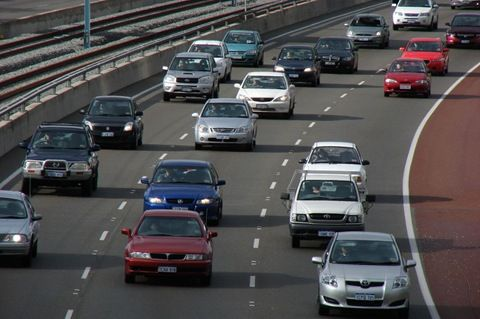
//> input picture Fagrapport/src/car_detection/cars1.jpg, 480 x 319 px, given in place of the camera
$ ./main   (built with g++ and OpenCV 4)
//> lines starting //> are read from the running program, lines starting //| are printed output that depends on the picture; after the words box and inside, x2 and y2 are one past the last pixel; in counts of white or black regions, pixels touching at a corner belong together

#include <sstream>
#include <string>
#include <iostream>
#include <opencv/cv.h>
#include <opencv/highgui.h>

using namespace cv;

// Global settings for whether the object is found
bool OBJECT_FOUND = false;
// Dimensions
const int FRAME_WIDTH = 640;
const int FRAME_HEIGHT = 480;
const int MAX_NUM_OBJECTS = 50;
const int MIN_OBJECT_AREA = 20*20;
const int MAX_OBJECT_AREA = FRAME_HEIGHT*FRAME_WIDTH/1.5;
// Counter for how many ms has passed
int MS_PASSED = 0;
// Tolerance limits
const int RIG_MOVE = 100; // pixels from the screen edge
bool OBJECT_IN_BOX = false;
// Servo angles
int SERVO_A = 90;
int SERVO_B = 90;
// initial min and max HSV filter values. these will be changed using trackbars.
// Decent values for tracking a red object;
// H: 0/249 S: 99/200 V: 62/122
int H_MIN = 0;
int H_MAX = 249;
int S_MIN = 99;
int S_MAX = 200;
int V_MIN = 62;
int V_MAX = 122;
// Window names
const string windowOriginal = "Original Image";
const string windowHSV = "HSV Image";
const string windowThreshold = "Threshold Image";
const string windowMorph = "After Morphological Operations";
const string trackbarWindowName = "Trackbars";

void on_trackbar( int sliderNewValue, void* object ) {
}

void createTrackbars() {

    namedWindow(trackbarWindowName, 0);

    //create memory to store trackbar name on window
    char TrackbarName[50];
    sprintf( TrackbarName, "H_MIN");
    sprintf( TrackbarName, "H_MAX");
    sprintf( TrackbarName, "S_MIN");
    sprintf( TrackbarName, "S_MAX");
    sprintf( TrackbarName, "V_MIN");
    sprintf( TrackbarName, "V_MAX");

    createTrackbar( "H_MIN", trackbarWindowName, &H_MIN, H_MAX, on_trackbar );
    createTrackbar( "H_MAX", trackbarWindowName, &H_MAX, H_MAX, on_trackbar );
    createTrackbar( "S_MIN", trackbarWindowName, &S_MIN, S_MAX, on_trackbar );
    createTrackbar( "S_MAX", trackbarWindowName, &S_MAX, S_MAX, on_trackbar );
    createTrackbar( "V_MIN", trackbarWindowName, &V_MIN, V_MAX, on_trackbar );
    createTrackbar( "V_MAX", trackbarWindowName, &V_MAX, V_MAX, on_trackbar );

}

void morphOps(Mat &thresh) {
    //create structuring element that will be used to "dilate" and "erode" image.
    //the element chosen here is a 3px by 3px rectangle
    Mat erodeElement = getStructuringElement(MORPH_RECT, Size(3,3));
    Mat dilateElement = getStructuringElement(MORPH_RECT, Size(8,8));

    erode(thresh, thresh, erodeElement);
    erode(thresh, thresh, erodeElement);

    dilate(thresh, thresh, dilateElement);
    dilate(thresh, thresh, dilateElement);
}

// [32 lines left out: functions intToString, drawObject, not called in this run]

void trackFilteredObject(int &x, int &y, Mat threshold, Mat &cameraFeed) {

    Mat temp;
    threshold.copyTo(temp);
    // Vectors are needed for output of findContours
    vector< vector<Point> > contours;
    vector<Vec4i> hierarchy;
    // Find contours of filtered image using OpenCV findContours function
    findContours(temp, contours, hierarchy, CV_RETR_CCOMP, CV_CHAIN_APPROX_SIMPLE);
    // Use moments method to find our filtered object
    double refArea = 0;
    bool objectFound = false;
    if (hierarchy.size() > 0) {
        int numObjects = hierarchy.size();
        // If number of objects greater than MAX_NUM_OBJECTS we have a noisy filter
        if (numObjects < MAX_NUM_OBJECTS) {
            for (int index=0; index >= 0; index = hierarchy[index][0]) {
                Moments moment = moments((cv::Mat)contours[index]);
                double area = moment.m00;

                // If the area is less than 20*20 pixels it's probably just noise.
                // If the area is the same as 2/3 of the images size, probably a bad filter
                // We want only the object with the largest area so we can save a reference area each
                // iteration and compare it to the area in the next iteration
                if (area > MIN_OBJECT_AREA && area < MAX_OBJECT_AREA && area > refArea) {
                    x = moment.m10/area;
                    y = moment.m01/area;
                    objectFound = true;
                    refArea = area;
                }
                else {
                    objectFound = false;
                }

            }

            OBJECT_FOUND = objectFound;

            // Let the user know an object has been found
            if (objectFound == true) {
                putText(cameraFeed, "Tracking Object", Point(0,50), 2, 1, Scalar(0, 255, 0), 2);
                drawObject(x, y, cameraFeed);
            }
            else {
                putText(cameraFeed, "TOO MUCH NOISE! ADJUST FILTER", Point(0,50), 1, 2, Scalar(0,0,255), 2);
            }

        }

    }


}

// [47 lines left out: function tolerance, not called in this run]

int main(int argc, char* argv[]) {

    // Some controls for functions in the program
    bool trackObjects = true;
    bool useMorphOps = true;
    // Matrix for the camera feed images
    Mat cameraFeed;
    // Matrix for HSV image
    Mat hsv;
    // Matrix for threshold threshold image
    Mat threshold;
    // x and y coordinates for the object
    int x=0, y=0;
    // Create the sliders for HSV filtering
    createTrackbars();
    // Video capture object for camera feed
    VideoCapture capture;
    // Open capture object at location zero (default for webcam)
    capture.open(0);

    capture.set(CV_CAP_PROP_FRAME_WIDTH,FRAME_WIDTH);
    capture.set(CV_CAP_PROP_FRAME_HEIGHT,FRAME_HEIGHT);

    while (1) {
        // Fetch frame from camera
        capture.read(cameraFeed);
//> cameraFeed is the input picture: 319 rows x 480 cols, CV_8UC3; mean B, G, R 78.7, 77.1, 78.8
        // Convert from BGR to HSV colorspace
        cvtColor(cameraFeed,hsv,COLOR_BGR2HSV);
//> hsv: 319 rows x 480 cols, CV_8UC3; mean H, S, V 75.1, 44, 84.9
        // Filter HSV image between values and store filtered images to threshold materix
        inRange(hsv, Scalar(H_MIN, S_MIN, V_MIN), Scalar(H_MAX, S_MAX, V_MAX), threshold);
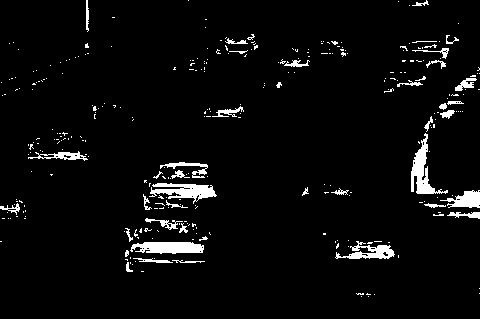
//> threshold: 319 rows x 480 cols, CV_8UC1; 4.2% white; 313 white regions (269 under 20 px), largest, box (x1, y1, x2, y2) and area: (411, 133, 448, 194) 734, (149, 183, 217, 204) 716, (130, 242, 204, 254) 702

        // Morph to smooth image
        if (useMorphOps) {
            morphOps(threshold);
//> in morphOps, `dilate(thresh, thresh, dilateElement);`:
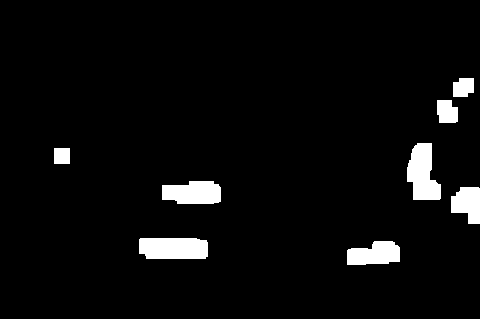
//> thresh: 319 rows x 480 cols, CV_8UC1; 4.4% white; 8 white regions
        }

        // Track objects
        if (trackObjects) {
            trackFilteredObject(x, y, threshold, cameraFeed);
//> in trackFilteredObject, `findContours(temp, contours, hierarchy, CV_RETR_CCOMP, CV_CHAIN_APPROX..`: contours = 8 contours; box (x1, y1, x2, y2) and area: (139, 238, 208, 259) 1304, (407, 143, 441, 200) 1270, (162, 181, 221, 204) 1079, (347, 241, 400, 265) 932, (451, 187, 480, 224) 758, (437, 100, 458, 123) 382, (453, 78, 474, 97) 313, (54, 148, 70, 164) 225
//> in trackFilteredObject, `int numObjects = hierarchy.size();`: numObjects = 8
//> the loop in trackFilteredObject, `for (int index=0; index >= 0; index = hierarchy[index][0])` made 8 passes
//> (area, x, y, refArea) on passes 1 to 2: (932, 374, 253, 932), (1304.5, 173, 247, 1304.5)
//> area on passes 3 to 8: 758.5, 1079, 225, 1270, 381.5, 313
//> after the loop in trackFilteredObject, `for (int index=0; index >= 0; index = hierarchy[index][0])`: x = 173; y = 247; objectFound = false; refArea = 1304.5
//> in trackFilteredObject, `OBJECT_FOUND = objectFound;`: OBJECT_FOUND = false
//> x = 173; y = 247
        }

        MS_PASSED+=10;
        // Servo adjustments
        if (MS_PASSED == 100) {
            if (OBJECT_FOUND) {
                string output = tolerance(x, y, cameraFeed);
                if (!output.empty()) {
                    std::cout << "Servo output: " << tolerance(x, y, cameraFeed) << std::endl;
                }
            }
            MS_PASSED = 0;
        }


        // Set the appropriate color on the square on the screen indicating object tracking tolerance
        if (OBJECT_IN_BOX) {
            rectangle(cameraFeed, Point(RIG_MOVE ,RIG_MOVE), Point(FRAME_WIDTH-RIG_MOVE, FRAME_HEIGHT-RIG_MOVE), Scalar(0, 255, 0), 1);
        }
        else {
            rectangle(cameraFeed, Point(RIG_MOVE ,RIG_MOVE), Point(FRAME_WIDTH-RIG_MOVE, FRAME_HEIGHT-RIG_MOVE), Scalar(0, 0, 255), 1);
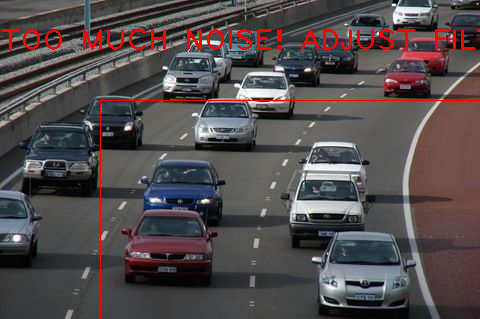
//> cameraFeed: 319 rows x 480 cols, CV_8UC3; mean B, G, R 77, 75.5, 82.6
        }

        // Show frames
        imshow(windowThreshold, threshold);
        imshow(windowOriginal, cameraFeed);
        imshow(windowHSV, hsv);
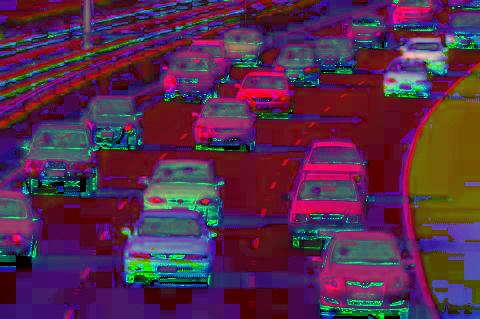
//> window 'HSV Image': 319 rows x 480 cols, CV_8UC3; mean B, G, R 75.1, 44, 84.9

        /*
        std::vector<int> past {-1, -1, -1, -1, -1, -1};
        std::vector<int> current { H_MIN, H_MAX, S_MIN, S_MAX, V_MIN, V_MAX };

        if (current != past) {
            std::vector<int> past { H_MIN, H_MAX, S_MIN, S_MAX, V_MIN, V_MAX };
            //std::cout << "min/max - H: " << H_MIN << "/" << H_MAX << " S: " << S_MIN << "/" << S_MAX << " V: " << V_MIN << "/" << V_MAX << '\n';
            std::cout << "SERVO_A: " << SERVO_A << " - SERVO_B: " << SERVO_B << '\n';
        }
        */

        waitKey(10);

    }


}
